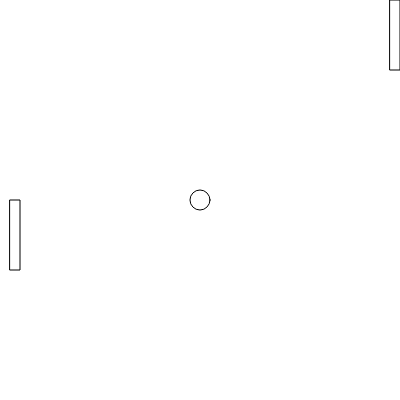
Frame 1 (no input)
Frame 60 (no input): identical to frame 1, image omitted
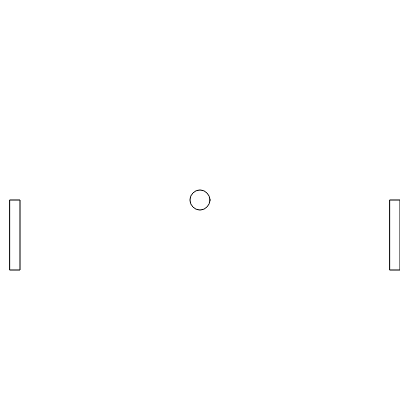
Frame 120 (the mouse pressed at the canvas centre since frame 60)

The p5.js sketch that drew these frames (run headless with seeded random() and noise() and a simulated clock; from frame 60 on, the mouse is pressed at the canvas centre):

// p5.js sketch
// ── sketch.js
class Paddle {
  
  constructor(){
    this.width = 10;
    this.height = 70;
    this.xPosition = 0;
    this.yPosition= 0;
  }
  
  
  display(){
    rect(this.xPosition, this.yPosition, this.width, this.height);
  };
}
class Ball
{
  constructor(){
 this.radius=20;
    this.x=0;
      this.y=0;
  }
  print(){
    circle(this.x,this.y,this.radius);
  }
}
    
    
function setup(){
  createCanvas(400,400);
}

function draw() {
  //set background to white
  background("white");
  
  //player Paddle
  var playerPaddle = new Paddle();
  playerPaddle.xPosition = 390;
  playerPaddle.yPosition = mouseY;
  
  playerPaddle.display();
//   computer paddle
    var computerPaddle=new Paddle();
    computerPaddle.xPosition=10;
     computerPaddle.yPosition=200;
   computerPaddle.display();
  //draw the ball
  var ball=new Ball();
   ball.x=200;
   ball.y=200;
  ball.print();
}
